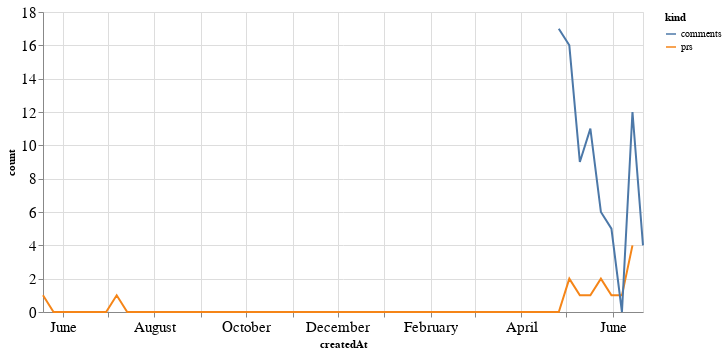

The notebook cell saved with this chart:
### Code cell
alt.Chart(total_time, width=600).mark_line().encode(
    x='createdAt',
    y='count',
    color='kind'
)

### Figure 1 — Vega-Lite specification as saved in the notebook (floating-point values rounded to 4 significant figures)
{"config": {"axisLeft": {"labelFontSize": 15}, "axisBottom": {"labelFontSize": 15}}, "data": {"name": "data-3c0e55c0730b0d272c4ef16a3dc89493"}, "mark": "line", "encoding": {"color": {"type": "nominal", "field": "kind"}, "x": {"type": "temporal", "field": "createdAt"}, "y": {"type": "quantitative", "field": "count"}}, "width": 600, "$schema": "https://vega.github.io/schema/vega-lite/v4.8.1.json", "datasets": {"data-3c0e55c0730b0d272c4ef16a3dc89493": [{"createdAt": "2019-05-19T00:00:00", "kind": "prs", "count": 1.0}, {"createdAt": "2019-05-26T00:00:00", "kind": "prs", "count": 0.0}, {"createdAt": "2019-06-02T00:00:00", "kind": "prs", "count": 0.0}, {"createdAt": "2019-06-09T00:00:00", "kind": "prs", "count": 0.0}, {"createdAt": "2019-06-16T00:00:00", "kind": "prs", "count": 0.0}, {"createdAt": "2019-06-23T00:00:00", "kind": "prs", "count": 0.0}, {"createdAt": "2019-06-30T00:00:00", "kind": "prs", "count": 0.0}, {"createdAt": "2019-07-07T00:00:00", "kind": "prs", "count": 1.0}, {"createdAt": "2019-07-14T00:00:00", "kind": "prs", "count": 0.0}, {"createdAt": "2019-07-21T00:00:00", "kind": "prs", "count": 0.0}, {"createdAt": "2019-07-28T00:00:00", "kind": "prs", "count": 0.0}, {"createdAt": "2019-08-04T00:00:00", "kind": "prs", "count": 0.0}, {"createdAt": "2019-08-11T00:00:00", "kind": "prs", "count": 0.0}, {"createdAt": "2019-08-18T00:00:00", "kind": "prs", "count": 0.0}, {"createdAt": "2019-08-25T00:00:00", "kind": "prs", "count": 0.0}, {"createdAt": "2019-09-01T00:00:00", "kind": "prs", "count": 0.0}, {"createdAt": "2019-09-08T00:00:00", "kind": "prs", "count": 0.0}, {"createdAt": "2019-09-15T00:00:00", "kind": "prs", "count": 0.0}, {"createdAt": "2019-09-22T00:00:00", "kind": "prs", "count": 0.0}, {"createdAt": "2019-09-29T00:00:00", "kind": "prs", "count": 0.0}, {"createdAt": "2019-10-06T00:00:00", "kind": "prs", "count": 0.0}, {"createdAt": "2019-10-13T00:00:00", "kind": "prs", "count": 0.0}, {"createdAt": "2019-10-20T00:00:00", "kind": "prs", "count": 0.0}, {"createdAt": "2019-10-27T00:00:00", "kind": "prs", "count": 0.0}, {"createdAt": "2019-11-03T00:00:00", "kind": "prs", "count": 0.0}, {"createdAt": "2019-11-10T00:00:00", "kind": "prs", "count": 0.0}, {"createdAt": "2019-11-17T00:00:00", "kind": "prs", "count": 0.0}, {"createdAt": "2019-11-24T00:00:00", "kind": "prs", "count": 0.0}, {"createdAt": "2019-12-01T00:00:00", "kind": "prs", "count": 0.0}, {"createdAt": "2019-12-08T00:00:00", "kind": "prs", "count": 0.0}, {"createdAt": "2019-12-15T00:00:00", "kind": "prs", "count": 0.0}, {"createdAt": "2019-12-22T00:00:00", "kind": "prs", "count": 0.0}, {"createdAt": "2019-12-29T00:00:00", "kind": "prs", "count": 0.0}, {"createdAt": "2020-01-05T00:00:00", "kind": "prs", "count": 0.0}, {"createdAt": "2020-01-12T00:00:00", "kind": "prs", "count": 0.0}, {"createdAt": "2020-01-19T00:00:00", "kind": "prs", "count": 0.0}, {"createdAt": "2020-01-26T00:00:00", "kind": "prs", "count": 0.0}, {"createdAt": "2020-02-02T00:00:00", "kind": "prs", "count": 0.0}, {"createdAt": "2020-02-09T00:00:00", "kind": "prs", "count": 0.0}, {"createdAt": "2020-02-16T00:00:00", "kind": "prs", "count": 0.0}, {"createdAt": "2020-02-23T00:00:00", "kind": "prs", "count": 0.0}, {"createdAt": "2020-03-01T00:00:00", "kind": "prs", "count": 0.0}, {"createdAt": "2020-03-08T00:00:00", "kind": "prs", "count": 0.0}, {"createdAt": "2020-03-15T00:00:00", "kind": "prs", "count": 0.0}, {"createdAt": "2020-03-22T00:00:00", "kind": "prs", "count": 0.0}, {"createdAt": "2020-03-29T00:00:00", "kind": "prs", "count": 0.0}, {"createdAt": "2020-04-05T00:00:00", "kind": "prs", "count": 0.0}, {"createdAt": "2020-04-12T00:00:00", "kind": "prs", "count": 0.0}, {"createdAt": "2020-04-19T00:00:00", "kind": "prs", "count": 0.0}, {"createdAt": "2020-04-26T00:00:00", "kind": "prs", "count": 0.0}, {"createdAt": "2020-05-03T00:00:00", "kind": "prs", "count": 2.0}, {"createdAt": "2020-05-10T00:00:00", "kind": "prs", "count": 1.0}, {"createdAt": "2020-05-17T00:00:00", "kind": "prs", "count": 1.0}, {"createdAt": "2020-05-24T00:00:00", "kind": "prs", "count": 2.0}, {"createdAt": "2020-05-31T00:00:00", "kind": "prs", "count": 1.0}, {"createdAt": "2020-06-07T00:00:00", "kind": "prs", "count": 1.0}, {"createdAt": "2020-06-14T00:00:00", "kind": "prs", "count": 4.0}, {"createdAt": "2020-06-21T00:00:00", "kind": "prs", "count": null}, {"createdAt": "2019-05-19T00:00:00", "kind": "comments", "count": null}, {"createdAt": "2019-05-26T00:00:00", "kind": "comments", "count": null}, {"createdAt": "2019-06-02T00:00:00", "kind": "comments", "count": null}, {"createdAt": "2019-06-09T00:00:00", "kind": "comments", "count": null}, {"createdAt": "2019-06-16T00:00:00", "kind": "comments", "count": null}, {"createdAt": "2019-06-23T00:00:00", "kind": "comments", "count": null}, {"createdAt": "2019-06-30T00:00:00", "kind": "comments", "count": null}, {"createdAt": "2019-07-07T00:00:00", "kind": "comments", "count": null}, {"createdAt": "2019-07-14T00:00:00", "kind": "comments", "count": null}, {"createdAt": "2019-07-21T00:00:00", "kind": "comments", "count": null}, {"createdAt": "2019-07-28T00:00:00", "kind": "comments", "count": null}, {"createdAt": "2019-08-04T00:00:00", "kind": "comments", "count": null}, {"createdAt": "2019-08-11T00:00:00", "kind": "comments", "count": null}, {"createdAt": "2019-08-18T00:00:00", "kind": "comments", "count": null}, {"createdAt": "2019-08-25T00:00:00", "kind": "comments", "count": null}, {"createdAt": "2019-09-01T00:00:00", "kind": "comments", "count": null}, {"createdAt": "2019-09-08T00:00:00", "kind": "comments", "count": null}, {"createdAt": "2019-09-15T00:00:00", "kind": "comments", "count": null}, {"createdAt": "2019-09-22T00:00:00", "kind": "comments", "count": null}, {"createdAt": "2019-09-29T00:00:00", "kind": "comments", "count": null}, {"createdAt": "2019-10-06T00:00:00", "kind": "comments", "count": null}, {"createdAt": "2019-10-13T00:00:00", "kind": "comments", "count": null}, {"createdAt": "2019-10-20T00:00:00", "kind": "comments", "count": null}, {"createdAt": "2019-10-27T00:00:00", "kind": "comments", "count": null}, {"createdAt": "2019-11-03T00:00:00", "kind": "comments", "count": null}, {"createdAt": "2019-11-10T00:00:00", "kind": "comments", "count": null}, {"createdAt": "2019-11-17T00:00:00", "kind": "comments", "count": null}, {"createdAt": "2019-11-24T00:00:00", "kind": "comments", "count": null}, {"createdAt": "2019-12-01T00:00:00", "kind": "comments", "count": null}, {"createdAt": "2019-12-08T00:00:00", "kind": "comments", "count": null}, {"createdAt": "2019-12-15T00:00:00", "kind": "comments", "count": null}, {"createdAt": "2019-12-22T00:00:00", "kind": "comments", "count": null}, {"createdAt": "2019-12-29T00:00:00", "kind": "comments", "count": null}, {"createdAt": "2020-01-05T00:00:00", "kind": "comments", "count": null}, {"createdAt": "2020-01-12T00:00:00", "kind": "comments", "count": null}, {"createdAt": "2020-01-19T00:00:00", "kind": "comments", "count": null}, {"createdAt": "2020-01-26T00:00:00", "kind": "comments", "count": null}, {"createdAt": "2020-02-02T00:00:00", "kind": "comments", "count": null}, {"createdAt": "2020-02-09T00:00:00", "kind": "comments", "count": null}, {"createdAt": "2020-02-16T00:00:00", "kind": "comments", "count": null}, {"createdAt": "2020-02-23T00:00:00", "kind": "comments", "count": null}, {"createdAt": "2020-03-01T00:00:00", "kind": "comments", "count": null}, {"createdAt": "2020-03-08T00:00:00", "kind": "comments", "count": null}, {"createdAt": "2020-03-15T00:00:00", "kind": "comments", "count": null}, {"createdAt": "2020-03-22T00:00:00", "kind": "comments", "count": null}, {"createdAt": "2020-03-29T00:00:00", "kind": "comments", "count": null}, {"createdAt": "2020-04-05T00:00:00", "kind": "comments", "count": null}, {"createdAt": "2020-04-12T00:00:00", "kind": "comments", "count": null}, {"createdAt": "2020-04-19T00:00:00", "kind": "comments", "count": null}, {"createdAt": "2020-04-26T00:00:00", "kind": "comments", "count": 17.0}, {"createdAt": "2020-05-03T00:00:00", "kind": "comments", "count": 16.0}, {"createdAt": "2020-05-10T00:00:00", "kind": "comments", "count": 9.0}, {"createdAt": "2020-05-17T00:00:00", "kind": "comments", "count": 11.0}, {"createdAt": "2020-05-24T00:00:00", "kind": "comments", "count": 6.0}, {"createdAt": "2020-05-31T00:00:00", "kind": "comments", "count": 5.0}, {"createdAt": "2020-06-07T00:00:00", "kind": "comments", "count": 0.0}, {"createdAt": "2020-06-14T00:00:00", "kind": "comments", "count": 12.0}, {"createdAt": "2020-06-21T00:00:00", "kind": "comments", "count": 4.0}]}}
